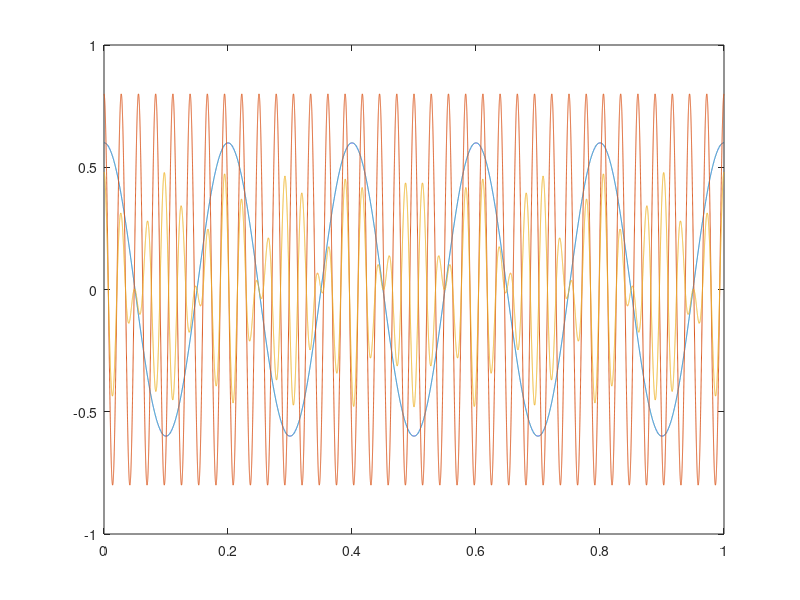
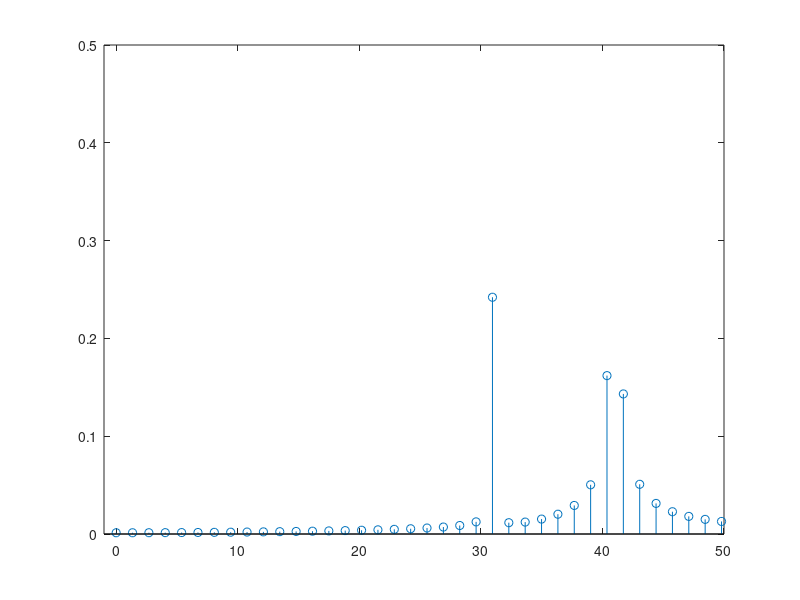

These figures' MATLAB source, in order:
fc=44100;
sinc=1/fc;
dur=1;

freq1=36;
freq0=5;
t=[0:sinc:dur-sinc];
amps=[0.6 0.8];
y0=amps(1)*cos(2*pi*freq0*t);
y1=amps(2)*cos(2*pi*freq1*t);
y=y0.*y1;
figure(1);
plot(t,y0, t,y1, t,y);

winsize=32768;
binsize=fc/winsize;
F=[0:binsize:fc-binsize];
yfft=fft(y, winsize);
figure(2);
stem(F,2*abs(yfft)/winsize);
axis([-1 50 0 .5]);
